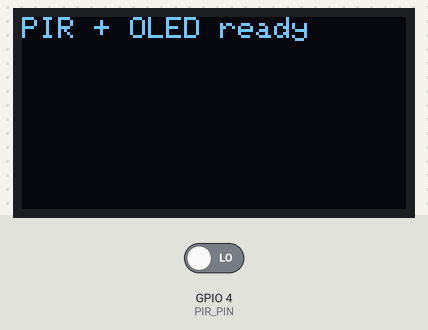
The program below on a simulated ESP32. On the bench: 128×64 one-colour display. Inputs (shaded band) come from the test bench; at power-on: GPIO 4 (PIR_PIN) LOW.

Above: at 0.1 s.
At 2.2 s:
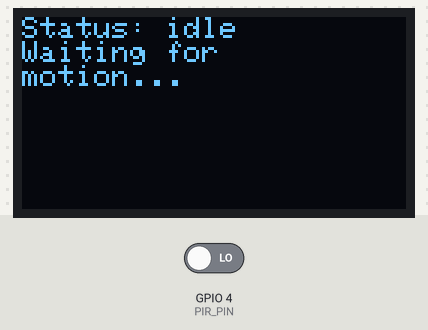
2.3 s: GPIO 4 (PIR_PIN) driven HIGH
At 3.2 s:
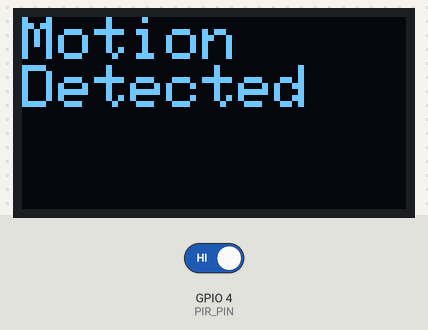
Timing chart, 0 to 5.3 s (numbered marks = the images above; inputs shaded):
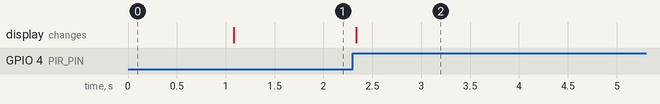

Measured:
- after the input at 2.3 s, the display: changes at once (image 2)

The program:

main.cpp
```cpp
#include <Wire.h>
#include <Adafruit_GFX.h>
#include <Adafruit_SSD1306.h>

#define SCREEN_WIDTH 128
#define SCREEN_HEIGHT 64
#define OLED_RESET    -1
#define PIR_PIN        4

Adafruit_SSD1306 display(SCREEN_WIDTH, SCREEN_HEIGHT, &Wire, OLED_RESET);

bool motionDetected = false;
unsigned long lastMotionTime = 0;
const unsigned long displayHoldMs = 5000;

void setup() {
  Serial.begin(115200);
  pinMode(PIR_PIN, INPUT);

  if (!display.begin(SSD1306_SWITCHCAPVCC, 0x3C)) {
    Serial.println("SSD1306 allocation failed");
    while(true) delay(10);
  }

  display.clearDisplay();
  display.setTextSize(1);
  display.setTextColor(WHITE);
  display.setCursor(0, 0);
  display.println("PIR + OLED ready");
  display.display();
  delay(1000);
}

void loop() {
  int pirState = digitalRead(PIR_PIN);

  if (pirState == HIGH) {
    motionDetected = true;
    lastMotionTime = millis();
  }

  display.clearDisplay();
  display.setCursor(0, 0);
  display.setTextSize(1);

  if (motionDetected && (millis() - lastMotionTime < displayHoldMs)) {
    display.setTextSize(2);
    display.println("Motion");
    display.println("Detected");
  } else {
    motionDetected = false;
    display.println("Status: idle");
    display.println("Waiting for");
    display.println("motion...");
  }

  display.display();
  delay(100);
}
```
